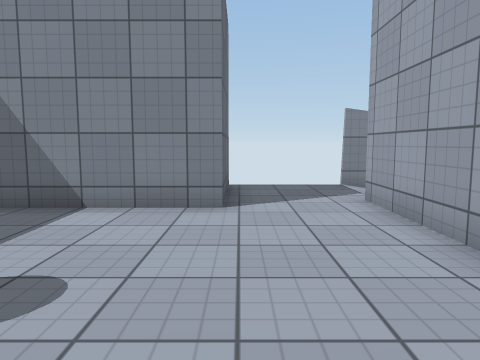
View 1 (above)

19 first-person views from a walk through a Unity game level. The camera is 1.2 m above the floor, tilts 6° down and sees 70° across. The floor is counted in squares, 1 m on a side. Each view is taken from the middle of a square. On the plan, view 1 faces up. The plan holds only what a view shows up to about 14 squares ahead; the rest is blank. The player character is not drawn. Surface patterns are stand-ins for the level's own textures.

View 2
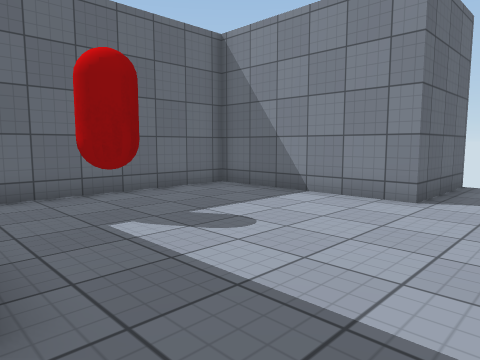

View 3
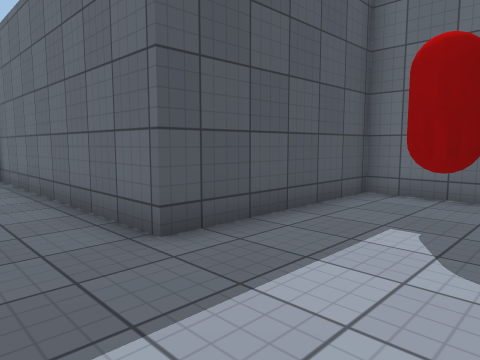

View 4
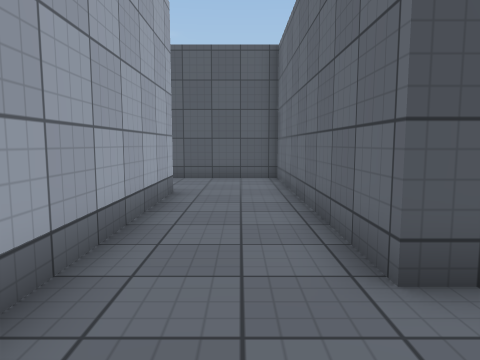

View 5
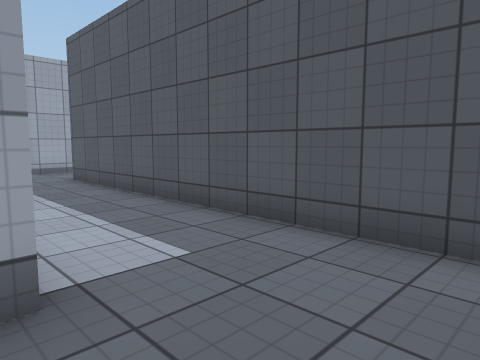

View 6
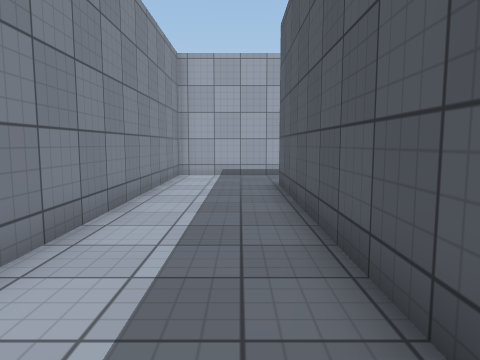

View 7
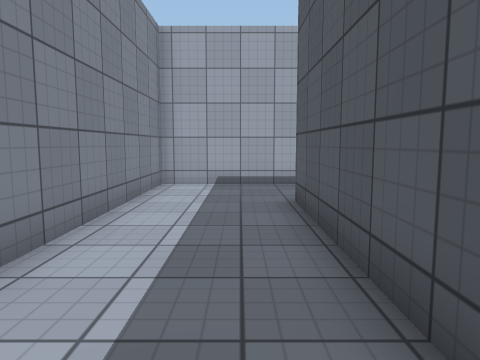

View 8
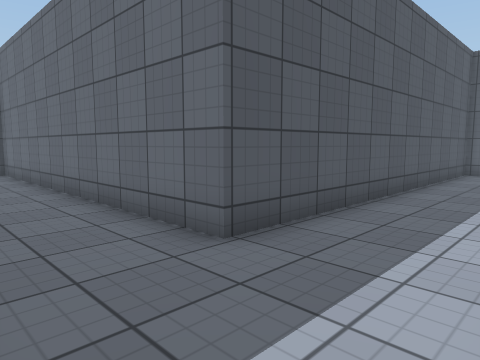

View 9
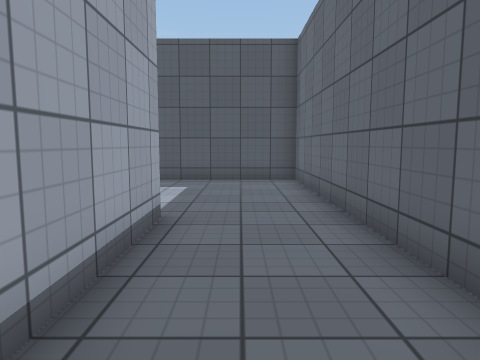

View 10
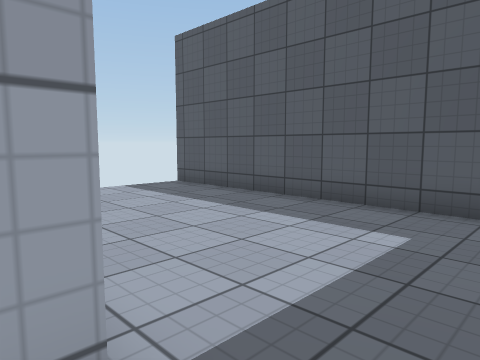

View 11
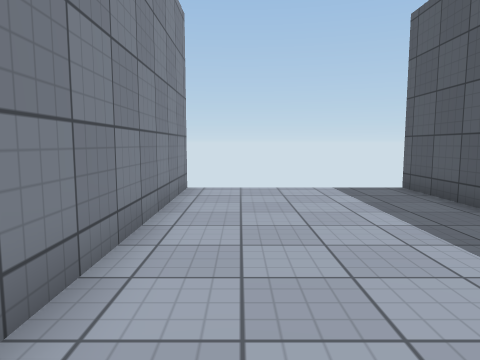

View 12
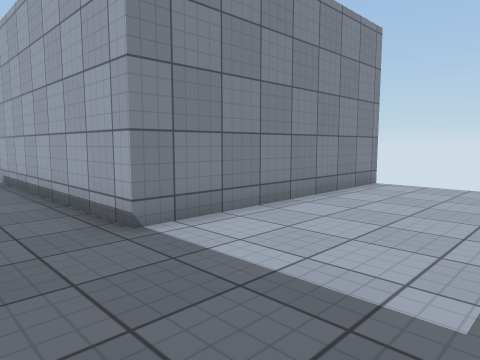

View 13
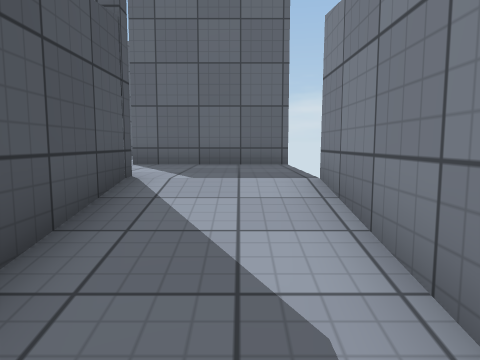

View 14
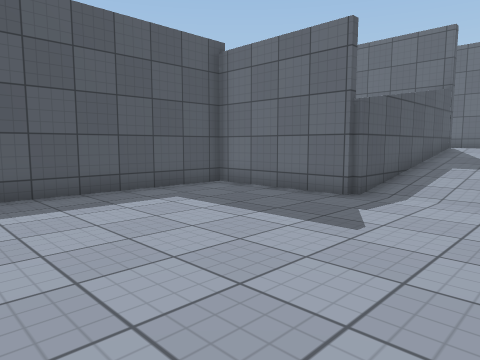

View 15
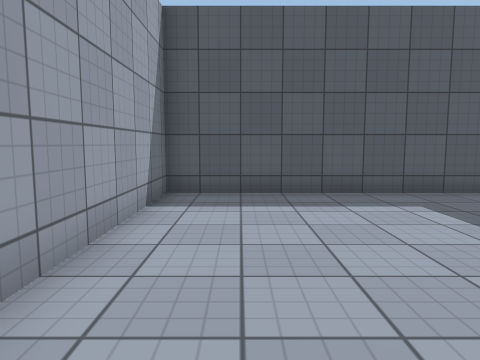

View 16
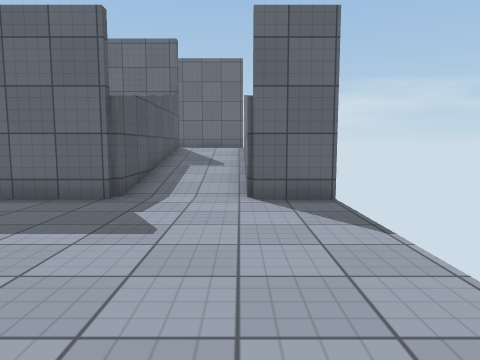

View 17
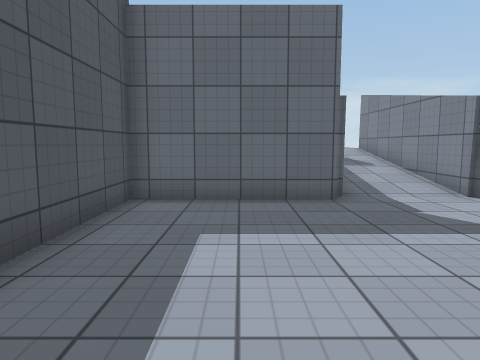

View 18
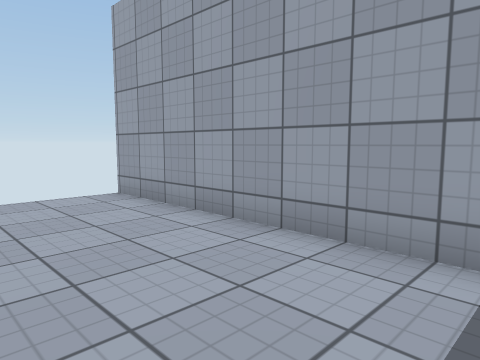

View 19
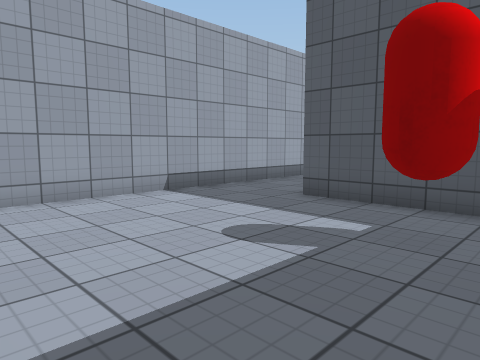

### Floor plan
Key: @ floor where view 1 was taken; # wall or solid block; x gap in a wall; . main floor; - floor 1 m lower than the main floor; / step, stairs or slope; C red capsule.
Columns run from 6 left of view 1 to 23 right of it. Each row starts with its distance up from view 1.
 12                 #        #
 11                 #--------#
 10      #   x#######--------#
  9      #....//////---------#
  8      #....//////---------#
  7 ######...########--------#
  6 #........#      #--------#
  5 #........#      #--------#
  4 #........#      #--------#
  3 #........#      #--------#
  2 #.CC.....#      ##########
  1 #.C......#
  0 #.....@..#
 -1 ######...#
 -2      #...#
 -3      #...#
 -4      #...#
 -5      #...#
 -6      #...##############
 -7      #................#
 -8      #................#
 -9      #................#
-10      ##############...#
-11                   #...#
-12                   #...#
-13                   #...#
-14                   #...#
-15                   #...#
-16                   #...########
-17                   #...........
-18                   #...........
-19                   #...........
-20                   #...........
-21                   #...........
-22                   #...........
-23                   ############

Where each view was taken, in squares from view 1:
view 1: 0 up, 0 right, facing up
view 2: 1 down, 2 right, facing up-left
view 3: 3 up, 2 right, facing down-left
view 4: 2 up, 1 right, facing down
view 5: 6 down, 0 right, facing down-right
view 6: 9 down, 2 right, facing right
view 7: 9 down, 5 right, facing right
view 8: 7 down, 15 right, facing down-left
view 9: 11 down, 14 right, facing down
view 10: 16 down, 14 right, facing down-right
view 11: 18 down, 14 right, facing right
view 12: 21 down, 13 right, facing up-right
view 13: 9 up, 8 right, facing left
view 14: 11 up, 18 right, facing down-left
view 15: 11 up, 17 right, facing down
view 16: 10 up, 18 right, facing left
view 17: 5 up, 18 right, facing left
view 18: 4 up, 15 right, facing up-right
view 19: 6 up, 5 left, facing down-right
